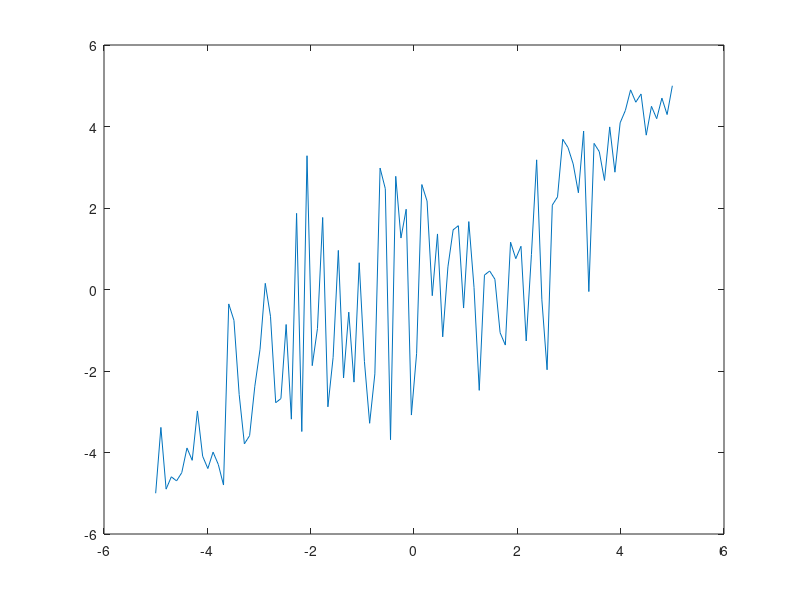

Recreate this plot in MATLAB.
% ejemplo de como descubrir la relacion no lineal entre variables
% aleatorias

n = 100;
X = linspace(-5,5,n);
Y = X.^3 - X.^2 + 1 + normrnd(0,25,1,n); % funcion transformada con ruido considerable

for j = 1:3
    
    if j~=1
        Y2 = interp1(f,sort(X),Y2);
    else
        Y2 = Y;
    end
    
    % encontrar las funciones asociadas
    Fx = [sort(X), (0:(length(X)-1))/(length(X)-1)];
    Fy = [sort(Y2), (0:(length(Y2)-1))/(length(Y2)-1)];
    
    % econtrar la relacion entre las variables dada una función f
    
    % cuidado: no se pueden repetir los valores en sort(X), o sea, se
    % requiere filtrar por el promedio
    u = sort(unique(X));
    u2 = zeros(size(u));
    
    k = (0:(length(X)-1))/(length(X)-1);
    
    for i = 1:length(u)
        u2(i) = mean(k(sort(X)==u(i)));
    end
    a = interp1(u, u2, X);
    
    v = sort(unique(Y2));
    v2 = zeros(size(v));
    
    k = (0:(length(Y2)-1))/(length(Y2)-1);
    for i = 1:length(v)
        v2(i) = mean(k(sort(Y2)==v(i)));
    end
    
    f = interp1(v2,v,a);
    
    % acumular la información de la función que relaciona las variables
    if j~=1
        f_acum=interp1(Y2,f,f_acum);
    else
        f_acum = f;
    end   
    plot(X,Y2)
end




% si la relacion entre las variables no es biyectiva se puede separar en
% conjuntos biyectivos.

